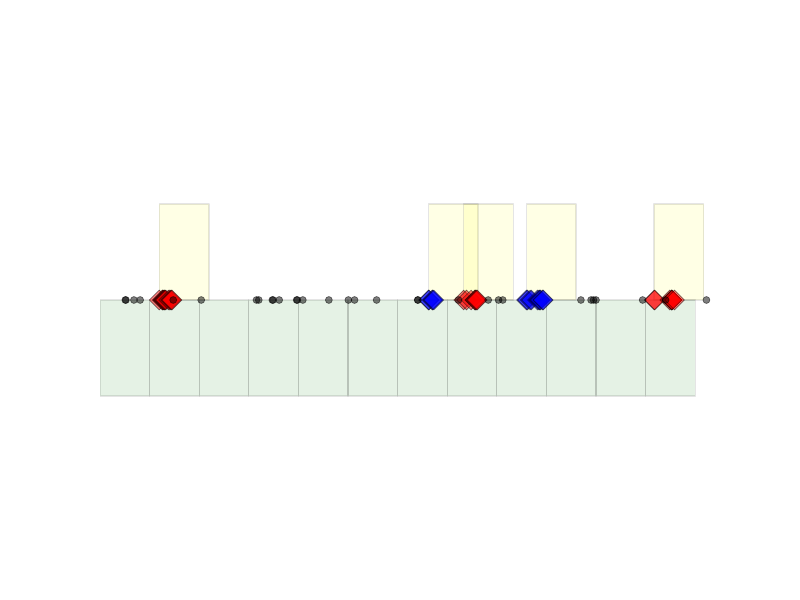

Here is the Python script that generated this plot:
#!/usr/bin/env python3
'''
Generate a drawing describing continuous vs discontinous mode of the
(Mulit)Ductor.
'''
import matplotlib.pyplot as plt
from matplotlib.patches import Rectangle
from matplotlib.collections import PatchCollection
import numpy
import random
random.seed(42)

def make_times(t0, dt, mean):
    '''Return random stream of times between t0 and t0+dt with given mean'''
    ret = list()
    t = 0
    while True:
        t += random.expovariate(1.0/mean)
        if t >= dt:
            return numpy.asarray(ret);
        ret.append(t0 + t)

    return                      # not reached

class Continuous(object):

    bkglambda = 5.0                 # mean time between "background" depos
    siglambda = 0.1                 # mean time between "signal" depos
    intlambda = 10                  # mean time between "interactions"
    maxtime = 25                    # total extent in time we consider

    extent = 1                      # physical extent in time
    readout = 2*extent              # readout extent in time
    boxheight=0.2

    def __init__(self, **params):
        self.fig = plt.figure()
        self.update(**params)

    def update(self, **params):
        self.__dict__.update(**params)
        self.bkgt = make_times(0, self.maxtime, self.bkglambda)
        self.intt = make_times(0, self.maxtime, self.intlambda)
        self.events = list()
        for t in self.intt:
            dt = random.uniform(0, self.extent)
            times = make_times(t, dt, self.siglambda)
            if not len(times):
                continue
            self.events.append(times)
        self.ecolors = ["red","blue"]*(len(self.events)//2+1)
        #print (self.ecolors)

    def plot(self):
        self.fig.clf()
        ax = self.fig.add_subplot(111)
        ax.set_ylim([-0.5,0.5])
        plt.axis('off')

        # continuous readouts
        cros = list()
        for iro in range(self.maxtime // self.readout):
            left = iro*self.readout
            top = 0.0
            bottom = -self.boxheight
            r = Rectangle((left, bottom), self.readout, self.boxheight)
            cros.append(r)

        # discontinous readouts
        dros = list()
        for ievt, evt in enumerate(self.events):
            ax.plot(evt, [0]*len(evt),
                    linestyle='None',
                    alpha = 0.5,
                    markersize=10, c=self.ecolors[ievt], marker='o')
            dttot = evt[-1] - evt[0]
            nro = 1 + int(dttot/self.readout)
            for iro in range(nro):
                left = evt[0] + iro*self.readout
                bottom = 0
                #print (iro, left, bottom, self.readout, self.boxheight)
                r = Rectangle((left, bottom), self.readout, self.boxheight)
                dros.append(r)

        dpc = PatchCollection(dros, alpha=0.1,
                              edgecolors=('black',), facecolors=('yellow',))
        ax.add_collection(dpc)

        cpc = PatchCollection(cros, alpha=0.1,
                              edgecolors=('black',), facecolors=('green',))
        ax.add_collection(cpc)

        ax.plot(self.bkgt, [0]*len(self.bkgt),
                linestyle='None', alpha=0.5,
                markersize=5, c="black", marker='o')


if '__main__' == __name__:
    c = Continuous()
    c.plot()
    c.fig.savefig("continuous.pdf")

        
    
